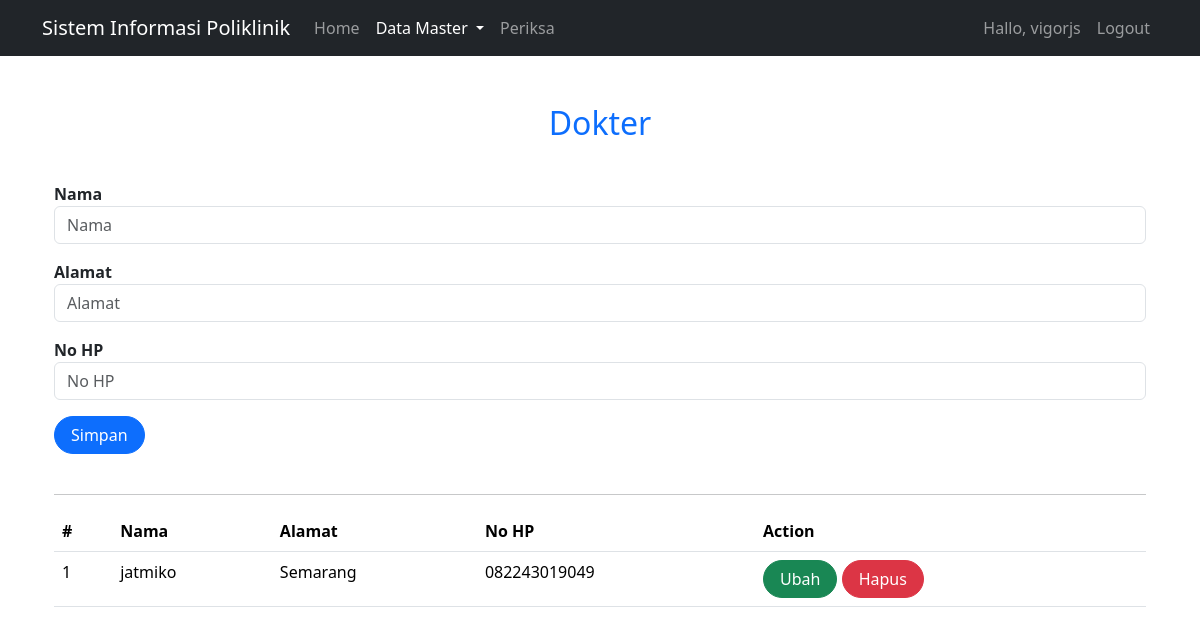
Page /index.php?page=dokter (signed in) on the committed database.
### tables this page shows
CREATE TABLE `user` (
  `id` int NOT NULL,
  `username` varchar(100) NOT NULL,
  `password` varchar(100) NOT NULL
);

CREATE TABLE `dokter` (
  `id` int UNSIGNED NOT NULL,
  `nama` varchar(255) DEFAULT NULL,
  `alamat` varchar(255) DEFAULT NULL,
  `no_hp` varchar(50) DEFAULT NULL
);

### dokter.php (the view, shortened to what this page needs)
<div class="container">
    <div class="form-dokter">
        <form class="form row" method="POST" action="" name="myForm" onsubmit="return(validate());">
            <?php
            $nama = '';
            $alamat = '';
            $no_hp = '';
            ?>
            <div class="col mt-3">
                <div class="form-input mt-3">
                    <label for="nama" class="fw-bold">
                        Nama
                    </label>
                    <input type="text" class="form-control" name="nama" id="nama" placeholder="Nama" value="<?php echo $nama ?>">
                </div>
                <div class="form-input mt-3">
                    <label for="alamat" class="fw-bold">
                        Alamat
                    </label>
                    <input type="text" class="form-control" name="alamat" id="alamat" placeholder="Alamat" value="<?php echo $alamat ?>">
                </div>
                <div class="form-input mt-3">
                    <label for="no_hp" class="fw-bold">
                        No HP
                    </label>
                    <input type="text" class="form-control" name="no_hp" id="no_hp" placeholder="No HP" value="<?php echo $no_hp ?>">
                </div>
                <button type="submit" class="btn btn-primary rounded-pill px-3 mt-3" name="simpan">Simpan</button>
            </div>
        </form>
        <br>
        <hr>
    </div>
    <div class="table-dokter mt-3">
        <table class="table table-responsive">
            <thead class="thead-dark">
                <tr>
                    <th scope="col">#</th>
                    <th scope="col">Nama</th>
                    <th scope="col">Alamat</th>
                    <th scope="col">No HP</th>
                    <th>Action</th>
                </tr>
            </thead>
            <tbody>
                <?php
                $result = mysqli_query($mysqli, "SELECT * FROM dokter");
                $no = 1;
                while ($data = mysqli_fetch_array($result)) {
                ?>
                    <tr>
                        <td><?php echo $no++ ?></td>
                        <td><?php echo $data['nama'] ?></td>
                        <td><?php echo $data['alamat'] ?></td>
                        <td><?php echo $data['no_hp'] ?></td>
                        <td>
                            <a class="btn btn-success rounded-pill px-3" href="index.php?page=dokter&id=<?php echo $data['id'] ?>">Ubah</a>
                            <a class="btn btn-danger rounded-pill px-3" href="index.php?page=dokter&id=<?php echo $data['id'] ?>&aksi=hapus">Hapus</a>
                        </td>
                    </tr>
                <?php
                }
                ?>
            </tbody>
        </table>
    </div>
</div>

### index.php (shortened to what this page needs)
<?php
require_once "conn.php";
if (isset($_SESSION['user_id'])) {
    $user_logged = mysqli_fetch_array((mysqli_query($mysqli, "SELECT * FROM user WHERE id='$_SESSION[user_id]'")));
}
?>
<!DOCTYPE html>
<html lang="en">
<head>
    <link rel="stylesheet" href="css/bootstrap.min.css">
    <link rel="stylesheet" href="https://cdn.jsdelivr.net/npm/sweetalert2@11.9.0/dist/sweetalert2.min.css">
</head>
<body>
    <header>
        <nav class="navbar navbar-expand-lg  navbar-dark bg-dark">
            <div class="container container-fluid">
                <a class="navbar-brand" href="#">
                    Sistem Informasi Poliklinik
                </a>
                <div class="collapse navbar-collapse" id="navbarNavDropdown">
                    <ul class="navbar-nav">
                        <li class="nav-item">
                            <a class="nav-link <?= (!isset($_GET['page'])) ? 'active' : '' ?>" aria-current="page" href="index.php">
                                Home
                            </a>
                        </li>
                        <li class="nav-item dropdown">
                            <a class="nav-link dropdown-toggle <?= (isset($_GET['page']) && ($_GET['page'] == 'pasien' || $_GET['page'] == 'dokter')) ? 'active' : '' ?>" href="#" id="navbarDropdown" role="button" data-bs-toggle="dropdown" aria-expanded="false">
                                Data Master
                            </a>
                        </li>
                        <li class="nav-item">
                            <a class="nav-link <?= (isset($_GET['page']) && $_GET['page'] == 'periksa') ? 'active' : '' ?>" href="index.php?page=periksa">
                                Periksa
                            </a>
                        </li>
                    </ul>
                </div>
                <ul class="nav navbar-nav navbar-right">
                    <?php if (!isset($_SESSION['log'])) { ?>
                        <li class="nav-item"><a class="nav-link <?= (isset($_GET['page']) && $_GET['page'] == 'register') ? 'active' : '' ?>" href="index.php?page=register"><svg xmlns="http://www.w3.org/2000/svg" width="16" height="16" fill="currentColor" class="bi bi-person-fill-add" viewBox="0 0 16 16">
                                    <path d="M12.5 16a3.5 3.5 0 1 0 0-7 3.5 3.5 0 0 0 0 7Zm.5-5v1h1a.5.5 0 0 1 0 1h-1v1a.5.5 0 0 1-1 0v-1h-1a.5.5 0 0 1 0-1h1v-1a.5.5 0 0 1 1 0Zm-2-6a3 3 0 1 1-6 0 3 3 0 0 1 6 0Z" />
                                    <path d="M2 13c0 1 1 1 1 1h5.256A4.493 4.493 0 0 1 8 12.5a4.49 4.49 0 0 1 1.544-3.393C9.077 9.038 8.564 9 8 9c-5 0-6 3-6 4Z" />
                                </svg> Sign Up</a></li>
                        <li class="nav-item"><a class="nav-link <?= (isset($_GET['page']) && $_GET['page'] == 'login') ? 'active' : '' ?>" href="index.php?page=login"><svg xmlns="http://www.w3.org/2000/svg" width="16" height="16" fill="currentColor" class="bi bi-box-arrow-in-right" viewBox="0 0 16 16">
                                    <path fill-rule="evenodd" d="M6 3.5a.5.5 0 0 1 .5-.5h8a.5.5 0 0 1 .5.5v9a.5.5 0 0 1-.5.5h-8a.5.5 0 0 1-.5-.5v-2a.5.5 0 0 0-1 0v2A1.5 1.5 0 0 0 6.5 14h8a1.5 1.5 0 0 0 1.5-1.5v-9A1.5 1.5 0 0 0 14.5 2h-8A1.5 1.5 0 0 0 5 3.5v2a.5.5 0 0 0 1 0v-2z" />
                                    <path fill-rule="evenodd" d="M11.854 8.354a.5.5 0 0 0 0-.708l-3-3a.5.5 0 1 0-.708.708L10.293 7.5H1.5a.5.5 0 0 0 0 1h8.793l-2.147 2.146a.5.5 0 0 0 .708.708l3-3z" />
                                </svg> Login</a></li>
                    <?php } else { ?>
                        <li class="nav-item">
                            <span class="nav-link">Hallo, <?= $user_logged['username'] ?></span>
                        </li>
                        <li class="nav-item"><a class="nav-link" href="logout.php">Logout</a></li>
                    <?php } ?>
                </ul>
            </div>
        </nav>
    </header>
    <main role="main" class="container">
        <?php
        if (isset($_GET['page'])) {
            $page = $_GET['page'];
            if (isset($_SESSION['log'])) {
        ?>
                <h2 class="text-primary mt-5 d-flex justify-content-center"><?php echo ucwords($_GET['page']) ?></h2>
                <?php
                include($page . ".php");
            }
        } else {
            echo "Selamat Datang di Sistem Informasi Poliklinik";
        }
        ?>
    </main>
</body>
</html>

### rows in the picture
user: username "vigorjs"
dokter: nama "jatmiko", alamat "Semarang", no_hp "082243019049"

### other values in the picture
$_GET['page'] "Dokter"
